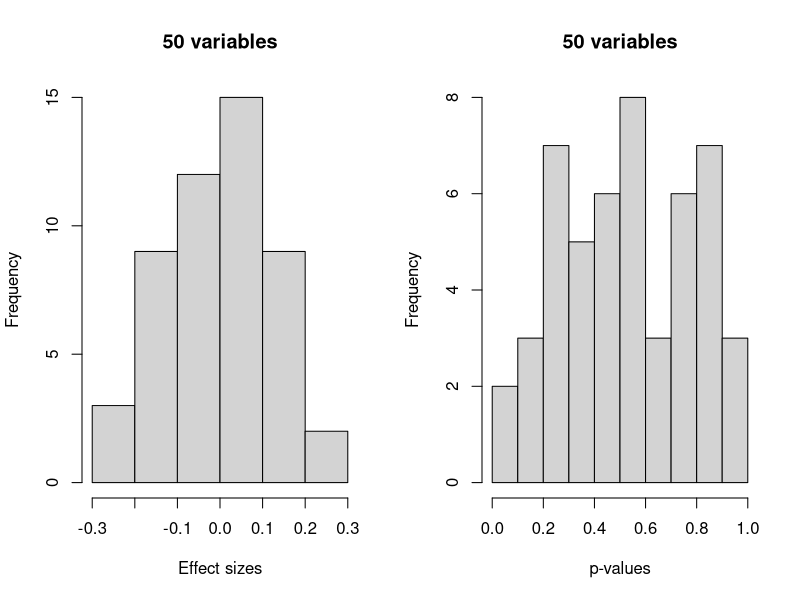
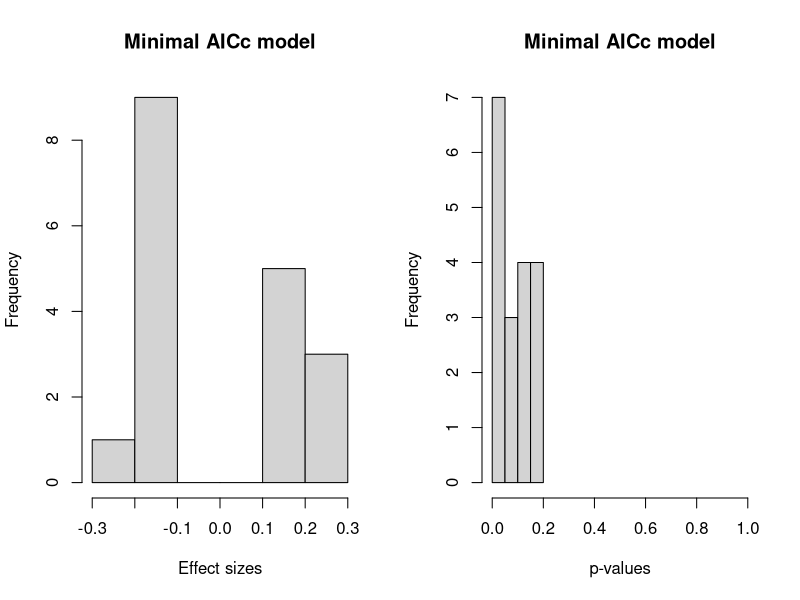

Write R code to recreate these figures, in order.
## ---- chunk 1
knitr::opts_chunk$set(warning = FALSE, message = FALSE, cache = TRUE)
## ---- chunk 2
library(MASS)

set.seed(123456)
## ---- chunk 3
data <- data.frame(matrix(rnorm(51*100),ncol=51))
## ---- chunk 4
names(data)[51] <- "Y"
## ---- chunk 5
r.lm <- lm(Y~.,data)
## ---- chunk 6
par(mfrow=c(1,2))
hist(summary(r.lm)$coef[-1,1],freq=T,main="50 variables",xlab="Effect sizes")
hist(summary(r.lm)$coef[-1,4],freq=T,main="50 variables",xlab="p-values")
## ---- chunk 7
r.AICmin <- stepAIC(r.lm, direction = c("both"), trace = FALSE,AICc=TRUE)

par(mfrow=c(1,2))
hist(summary(r.AICmin)$coef[-1,1],freq=T,main="Minimal AICc model",xlab="Effect sizes")
hist(summary(r.AICmin)$coef[-1,4],freq=T,main="Minimal AICc model",xlab="p-values",xlim=c(0,1))
